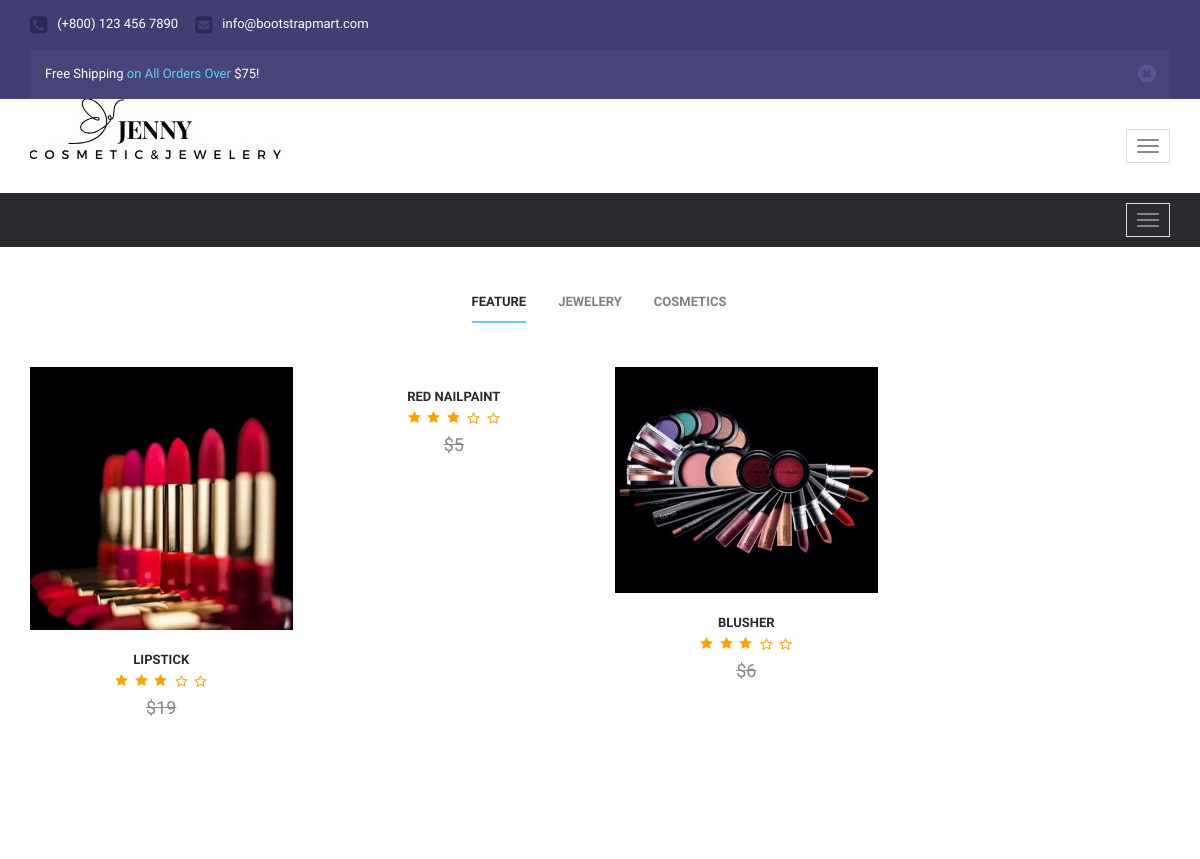
The page /cosmetics.php (signed in, upper part) on the database as committed earlier.
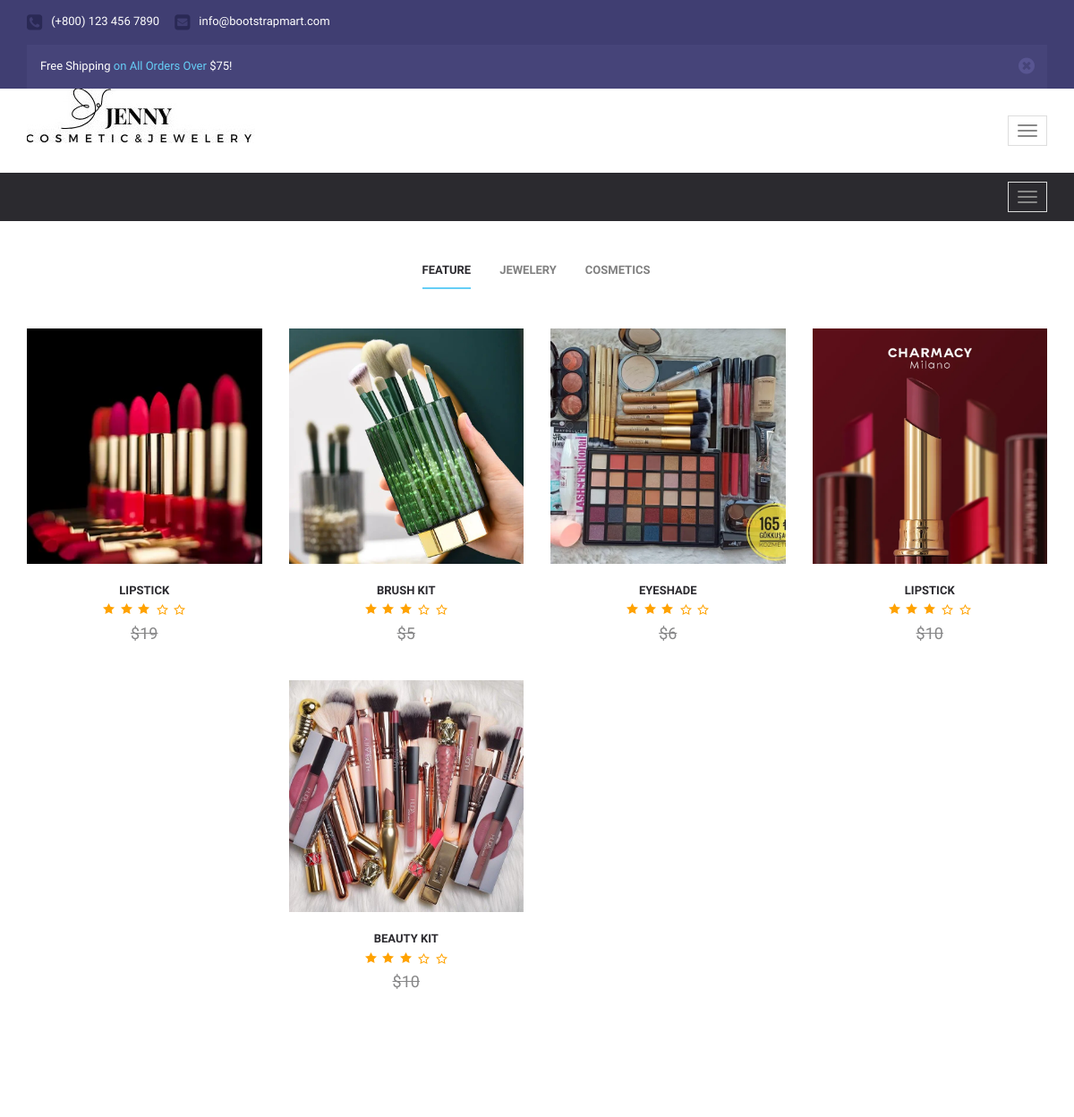
The same page on the database as committed later.
### tables this page shows
CREATE TABLE `cosmetics` (
  `id` int(11) NOT NULL,
  `title` varchar(255) NOT NULL,
  `image` varchar(255) NOT NULL,
  `price` varchar(255) NOT NULL,
  `status` tinyint(4) NOT NULL DEFAULT 1
);

### cosmetics.php (the view, shortened to what this page needs)
<?php
 include('includes/navbar.php');
 include('includes/config.php');
 ?>
 <html>
              <div class="newest" id="newest">
                  <div class="container">
                      <div class="newest-content">
                          <div class="newest-tab">
                              <ul id="myTab" class="nav nav-tabs newest" role="tablist">
                                  <li role="presentation" class="active">
                                      <a href="feature.php" id="cat-1" role="tab" data-toggle="tab" aria-controls="1" aria-expanded="true">Feature</a>
                                  </li>
                                  <li role="presentation">
                                      <a href="jewelery.php" role="tab" id="cat-2" data-toggle="tab" aria-controls="2">Jewelery</a>
                                  </li>
                                  <li role="presentation">
                                      <a href="cosmetics.php" role="tab" id="cat-3" data-toggle="tab" aria-controls="3">Cosmetics</a>
                                  </li>
                              </ul>
                              <div id="myTabContent" class="tab-content">
                                  <div role="tabpanel" class="tab-pane fade in active" id="1" aria-labelledby="cat-1">
                                      <div class="row clearfix">
                                      <?php
					$cosmeticsfetch = "SELECT * from cosmetics";
					$runquery = mysqli_query($connection, $cosmeticsfetch);
					if(mysqli_num_rows($runquery) > 0){
						while($row = mysqli_fetch_assoc($runquery)){
					?>
                                          <div class="col-md-3 prdct-grid">
                                              <div class="product-fade">
													<div class="product-fade-wrap">
                                                        <div id="product-image" class="">
                                                            <div class="item"><img src="<?php echo 'images/' . $row['image'];?>" alt="" class="img-responsive"></div>
                                                        </div>
													</div>
                                              </div>
                                              <div class="product-name">
                                                  <a href=""><?php echo $row['title'];?></a>
                                              </div>
                                              <div class="star-1"></div>
                                              <div class="product-price">
                                                  <span><?php echo $row['price'];?></span>
                                              </div>
                                          </div>
               <?php
                        }
                    }
                    ?>
                                      </div>
                                  </div>
                              </div>
                          </div>
                      </div>
                  </div>
              </div>
          </div>
<?php
include('includes/footer.php')
?>

Rows that differ between the two databases and show on the page:
changed cosmetics: image: picture added; title "RED NAILPAINT" → "BRUSH KIT"
changed cosmetics: image: a different picture; title "BLUSHER" → "EYESHADE"
added cosmetics: image (picture), title "LIPSTICK", price "$10"
added cosmetics: image (picture), title "BEAUTY KIT", price "$10"
